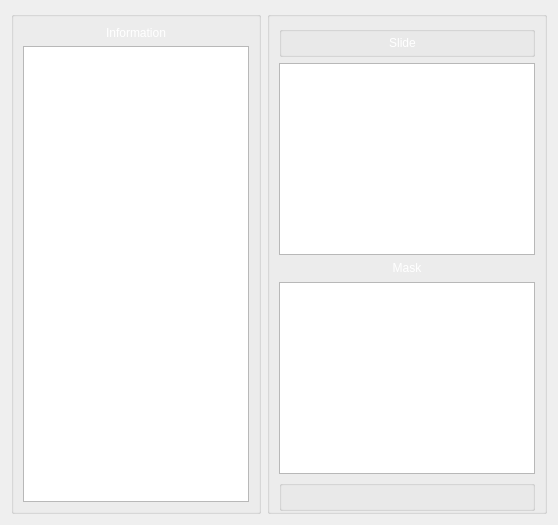
         <widget class="QWidget" name="tabLoad">
          <attribute name="title">
           <string>Detecting Brain</string>
          </attribute>
          <layout class="QHBoxLayout" name="horizontalLayout_8">
           <item>
            <widget class="QGroupBox" name="groupBox_4">
             <property name="maximumSize">
              <size>
               <width>250</width>
               <height>16777215</height>
              </size>
             </property>
             <property name="title">
              <string/>
             </property>
             <layout class="QVBoxLayout" name="verticalLayout_8">
              <item>
               <widget class="QLabel" name="lblDetecInfoTitle">
                <property name="text">
                 <string>&lt;html&gt;&lt;head/&gt;&lt;body&gt;&lt;p align=&quot;center&quot;&gt;&lt;span style=&quot; color:#ffffff;&quot;&gt;Information&lt;/span&gt;&lt;/p&gt;&lt;/body&gt;&lt;/html&gt;</string>
                </property>
               </widget>
              </item>
              <item>
               <widget class="QTextBrowser" name="lblDetecInfoContent">
                <property name="html">
                 <string>&lt;!DOCTYPE HTML PUBLIC &quot;-//W3C//DTD HTML 4.0//EN&quot; &quot;http://www.w3.org/TR/REC-html40/strict.dtd&quot;&gt;
&lt;html&gt;&lt;head&gt;&lt;meta name=&quot;qrichtext&quot; content=&quot;1&quot; /&gt;&lt;style type=&quot;text/css&quot;&gt;
p, li { white-space: pre-wrap; }
&lt;/style&gt;&lt;/head&gt;&lt;body style=&quot; font-family:'MS Shell Dlg 2'; font-size:12pt; font-weight:400; font-style:normal;&quot;&gt;
&lt;p style=&quot; margin-top:0px; margin-bottom:0px; margin-left:0px; margin-right:0px; -qt-block-indent:0; text-indent:0px;&quot;&gt;&lt;span style=&quot; font-size:9pt; font-weight:600; color:#ffffff;&quot;&gt;Section Detection Steps:&lt;/span&gt;&lt;/p&gt;
&lt;p style=&quot;-qt-paragraph-type:empty; margin-top:0px; margin-bottom:0px; margin-left:0px; margin-right:0px; -qt-block-indent:0; text-indent:0px; font-family:'Ubuntu'; font-size:11pt;&quot;&gt;&lt;br /&gt;&lt;/p&gt;
&lt;p style=&quot; margin-top:0px; margin-bottom:0px; margin-left:0px; margin-right:0px; -qt-block-indent:0; text-indent:0px;&quot;&gt;&lt;span style=&quot; font-size:9pt; color:#ffffff;&quot;&gt;&lt;br /&gt;1- Load the slide in .mrxs format.&lt;br /&gt;&lt;br /&gt;2- Click on the 'Detect' Button to detect individual sections.&lt;br /&gt;&lt;br /&gt;3- Choose the Section of Interest. &lt;br /&gt;&lt;br /&gt;4- Click on the 'Accept' button to accept the selection.&lt;/span&gt;&lt;/p&gt;&lt;/body&gt;&lt;/html&gt;</string>
                </property>
               </widget>
              </item>
             </layout>
            </widget>
           </item>
           <item>
            <widget class="QGroupBox" name="groupBox_5">
             <property name="styleSheet">
              <string notr="true">#groupBox_5{
color:rgb(46, 52, 54)}</string>
             </property>
             <property name="title">
              <string/>
             </property>
             <layout class="QVBoxLayout" name="verticalLayout_9">
              <property name="bottomMargin">
               <number>0</number>
              </property>
              <item>
               <widget class="QGroupBox" name="gboxBrain_2">
                <property name="title">
                 <string/>
                </property>
                <layout class="QVBoxLayout" name="verticalLayout_4">
                 <property name="leftMargin">
                  <number>0</number>
                 </property>
                 <property name="topMargin">
                  <number>0</number>
                 </property>
                 <property name="bottomMargin">
                  <number>0</number>
                 </property>
                 <item>
                  <widget class="QLabel" name="lblSlide">
                   <property name="text">
                    <string>&lt;html&gt;&lt;head/&gt;&lt;body&gt;&lt;p align=&quot;center&quot;&gt;&lt;span style=&quot; color:#ffffff;&quot;&gt;Slide&lt;/span&gt;&lt;/p&gt;&lt;/body&gt;&lt;/html&gt;</string>
                   </property>
                  </widget>
                 </item>
                </layout>
               </widget>
              </item>
              <item>
               <widget class="PhotoViewer" name="viewInput"/>
              </item>
              <item>
               <widget class="QLabel" name="lblMask">
                <property name="sizePolicy">
                 <sizepolicy hsizetype="Preferred" vsizetype="Fixed">
                  <horstretch>0</horstretch>
                  <verstretch>0</verstretch>
                 </sizepolicy>
                </property>
                <property name="minimumSize">
                 <size>
                  <width>0</width>
                  <height>15</height>
                 </size>
                </property>
                <property name="maximumSize">
                 <size>
                  <width>16777215</width>
                  <height>15</height>
                 </size>
                </property>
                <property name="text">
                 <string>&lt;html&gt;&lt;head/&gt;&lt;body&gt;&lt;p align=&quot;center&quot;&gt;&lt;span style=&quot; color:#ffffff;&quot;&gt;Mask&lt;/span&gt;&lt;/p&gt;&lt;/body&gt;&lt;/html&gt;</string>
                </property>
               </widget>
              </item>
              <item>
               <widget class="PhotoViewer" name="viewMask"/>
              </item>
              <item>
               <widget class="QGroupBox" name="gboxBrain_4">
                <property name="title">
                 <string/>
                </property>
                <layout class="QHBoxLayout" name="horizontalLayout_7">
                 <property name="leftMargin">
                  <number>0</number>
                 </property>
                 <property name="topMargin">
                  <number>0</number>
                 </property>
                 <property name="bottomMargin">
                  <number>0</number>
                 </property>
                </layout>
               </widget>
              </item>
             </layout>
            </widget>
           </item>
          </layout>
         </widget>
